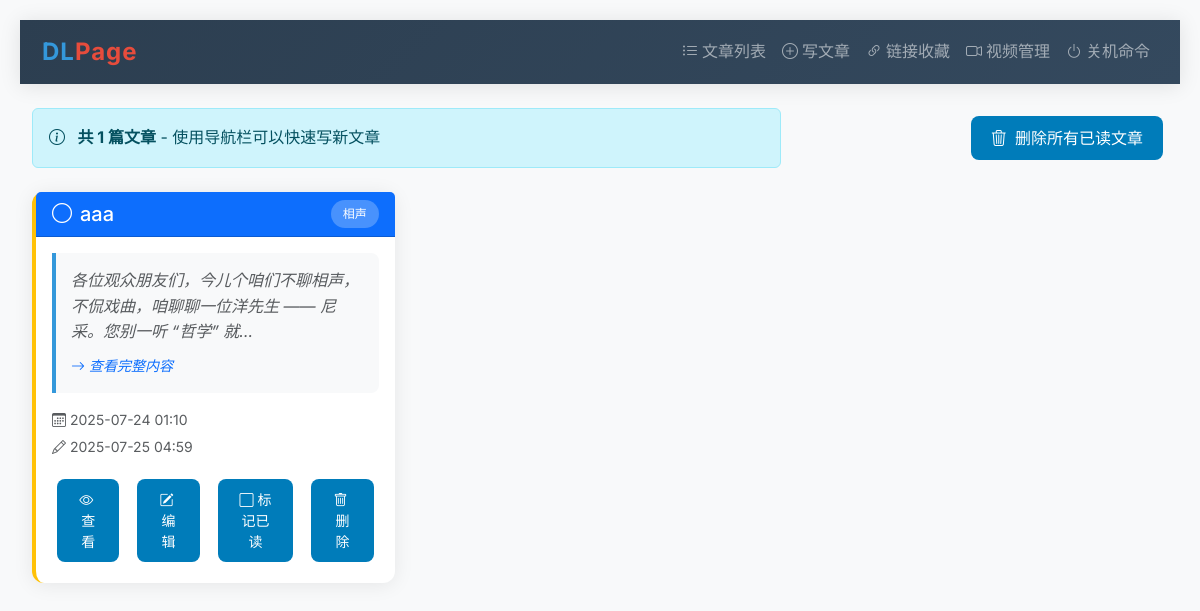
/datapost/article/list/, run on an earlier commit of the app's database.
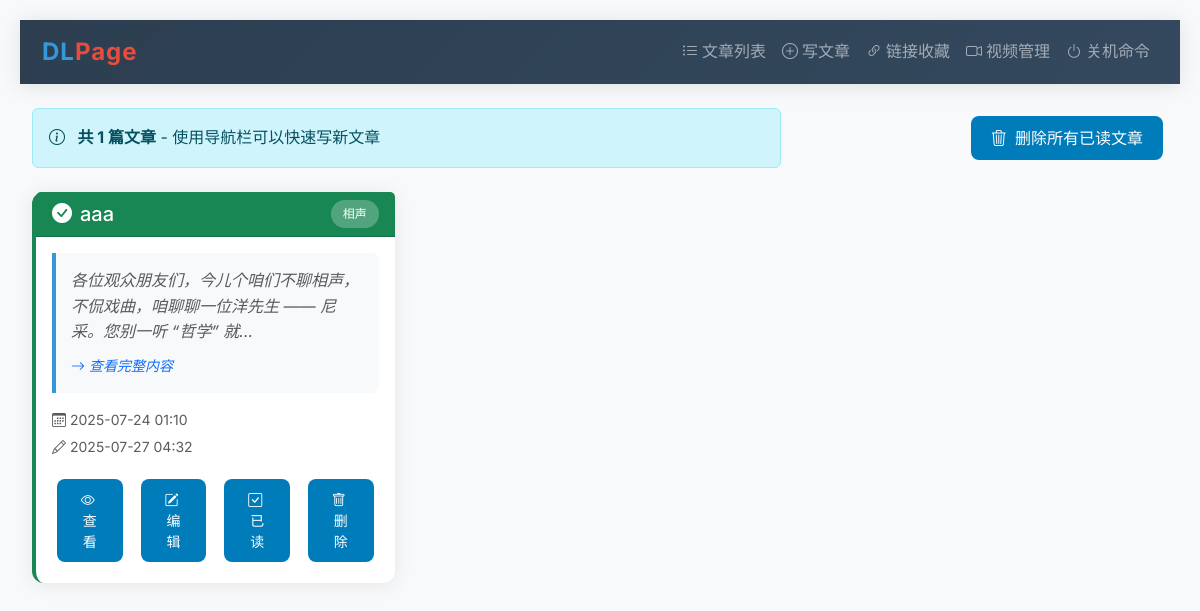
And on a later commit of the database.
### datapost/models.py (models this page shows, shortened)
class Article(models.Model):
    title = models.CharField(max_length=200, verbose_name="文章标题")
    content = models.TextField(verbose_name="文章内容")
    article_type = models.CharField(max_length=100, verbose_name="文章类型")
    audio_url = models.URLField(max_length=500, blank=True, verbose_name="音频链接")
    video_url = models.URLField(max_length=500, blank=True, verbose_name="视频链接")
    remarks = models.TextField(blank=True, verbose_name="备注")
    is_read = models.BooleanField(default=False, verbose_name="是否已读")
    created_at = models.DateTimeField(auto_now_add=True, verbose_name="创建时间")
    updated_at = models.DateTimeField(auto_now=True, verbose_name="更新时间")
    class Meta:
        verbose_name = "文章"
        verbose_name_plural = "文章"
        ordering = ['-created_at']

### datapost/views.py (the view)
# urls.py: path('article/list/', article_list_page, name='article_list_page'),
def article_list_page(request):
    articles = Article.objects.all().order_by('-created_at')
    context = {
        'articles': articles,
        'total_count': articles.count()
    }
    return render(request, 'datapost/article_list.html', context)

### datapost/templates/datapost/article_list.html (shortened to what the changed rows need)
{% extends "datapost/base.html" %}
{% block content %}
    <div class="container-fluid">
        {% if articles %}
            <div class="row g-4">
                {% for article in articles %}
                    <div class="col-lg-4 col-md-6">
                        <div class="card article-card h-100 {% if article.is_read %}border-success{% else %}border-warning{% endif %}">
                            <div class="card-header {% if article.is_read %}bg-success{% else %}bg-primary{% endif %} text-white">
                                <div class="d-flex justify-content-between align-items-start">
                                    <h5 class="card-title mb-0 me-2 d-flex align-items-center" style="line-height: 1.4;">
                                        {% if article.is_read %}
                                            <i class="bi bi-check-circle-fill me-2"></i>
                                        {% else %}
                                            <i class="bi bi-circle me-2"></i>
                                        {% endif %}
                                        {{ article.title }}
                                    </h5>
                                    <span class="badge bg-light bg-opacity-25">{{ article.article_type }}</span>
                                </div>
                            </div>
                            <div class="card-body d-flex flex-column">
                                <div class="content-preview mb-3 flex-grow-1">
                                    <p class="mb-2 text-muted">{{ article.content|truncatechars:50 }}</p>
                                    {% if article.content|length > 50 %}
                                        <p class="mb-0">
                                            <a href="{% url 'article_detail_page' article.id %}" class="text-decoration-none">
                                                <small class="text-primary">
                                                    <i class="bi bi-arrow-right me-1"></i>查看完整内容
                                                </small>
                                            </a>
                                        </p>
                                    {% endif %}
                                </div>
                                <div class="text-muted small mb-3">
                                    <div class="d-flex align-items-center mb-1">
                                        <i class="bi bi-calendar3 me-1"></i>
                                        {{ article.created_at|date:"Y-m-d H:i" }}
                                    </div>
                                    {% if article.updated_at != article.created_at %}
                                        <div class="d-flex align-items-center">
                                            <i class="bi bi-pencil me-1"></i>
                                            {{ article.updated_at|date:"Y-m-d H:i" }}
                                        </div>
                                    {% endif %}
                                </div>
                                <div class="d-grid gap-2 d-md-flex">
                                    <a href="{% url 'article_detail_page' article.id %}" class="btn btn-outline-primary btn-sm flex-fill">
                                        <i class="bi bi-eye me-1"></i>查看
                                    </a>
                                    <a href="{% url 'article_edit_page' article.id %}" class="btn btn-outline-warning btn-sm flex-fill">
                                        <i class="bi bi-pencil-square me-1"></i>编辑
                                    </a>
                                    <button onclick="toggleReadStatus('{{ article.id }}', {{ article.is_read|yesno:'true,false' }})" class="btn {% if article.is_read %}btn-outline-secondary{% else %}btn-outline-success{% endif %} btn-sm flex-fill">
                                        {% if article.is_read %}
                                            <i class="bi bi-check-square me-1"></i>已读
                                        {% else %}
                                            <i class="bi bi-square me-1"></i>标记已读
                                        {% endif %}
                                    </button>
                                    <button onclick="deleteArticle('{{ article.id }}', '{{ article.title|escapejs }}')" class="btn btn-outline-danger btn-sm flex-fill">
                                        <i class="bi bi-trash me-1"></i>删除
                                    </button>
                                </div>
                            </div>
                        </div>
                    </div>
                {% endfor %}
            </div>
        {% endif %}
    </div>
{% endblock %}

What changed in the data, as far as the page shows it:
changed Article "aaa": updated_at "2025-07-25 04:59" → "2025-07-27 04:32"; is_read "标记已读" → "已读"
